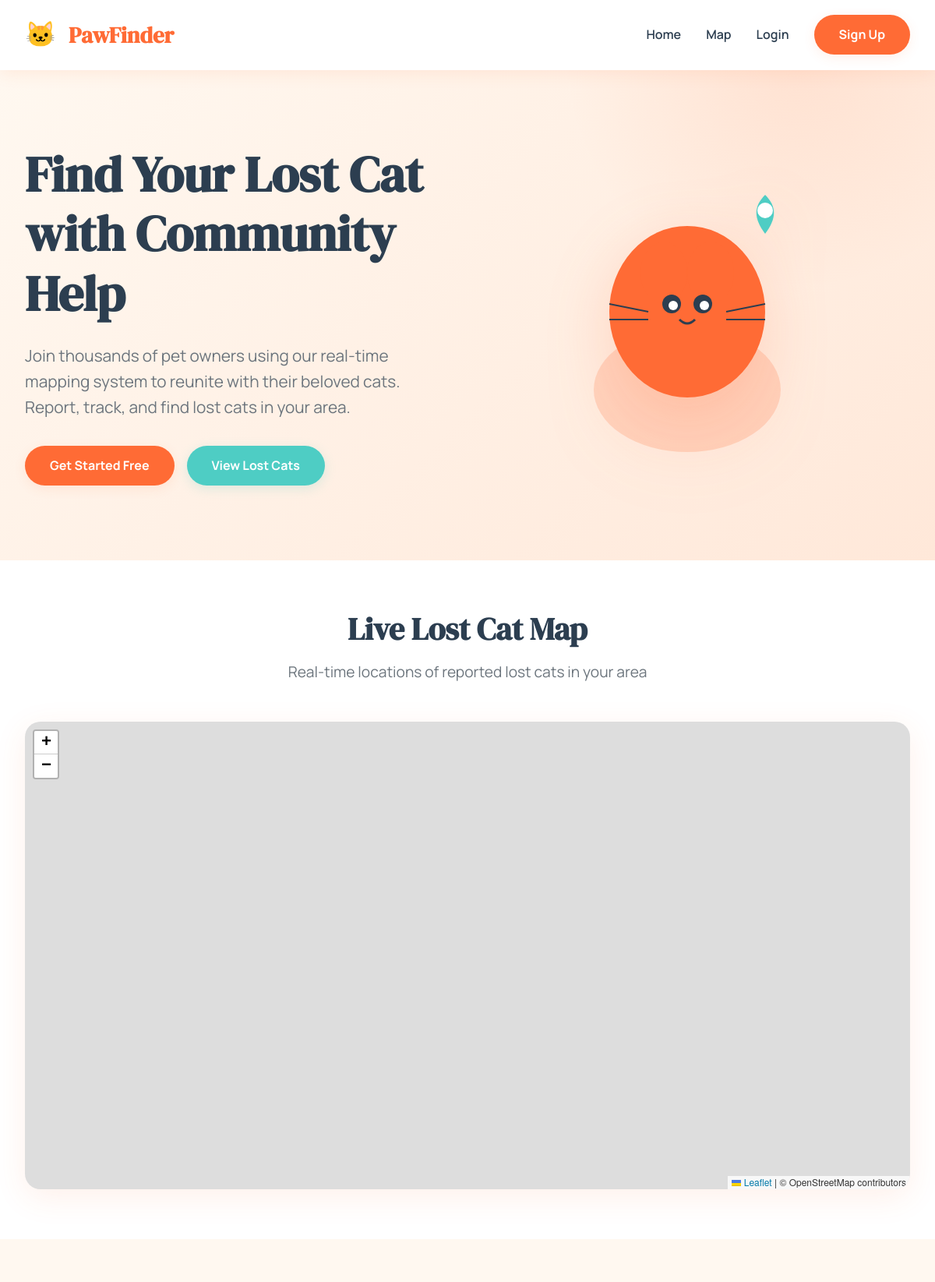
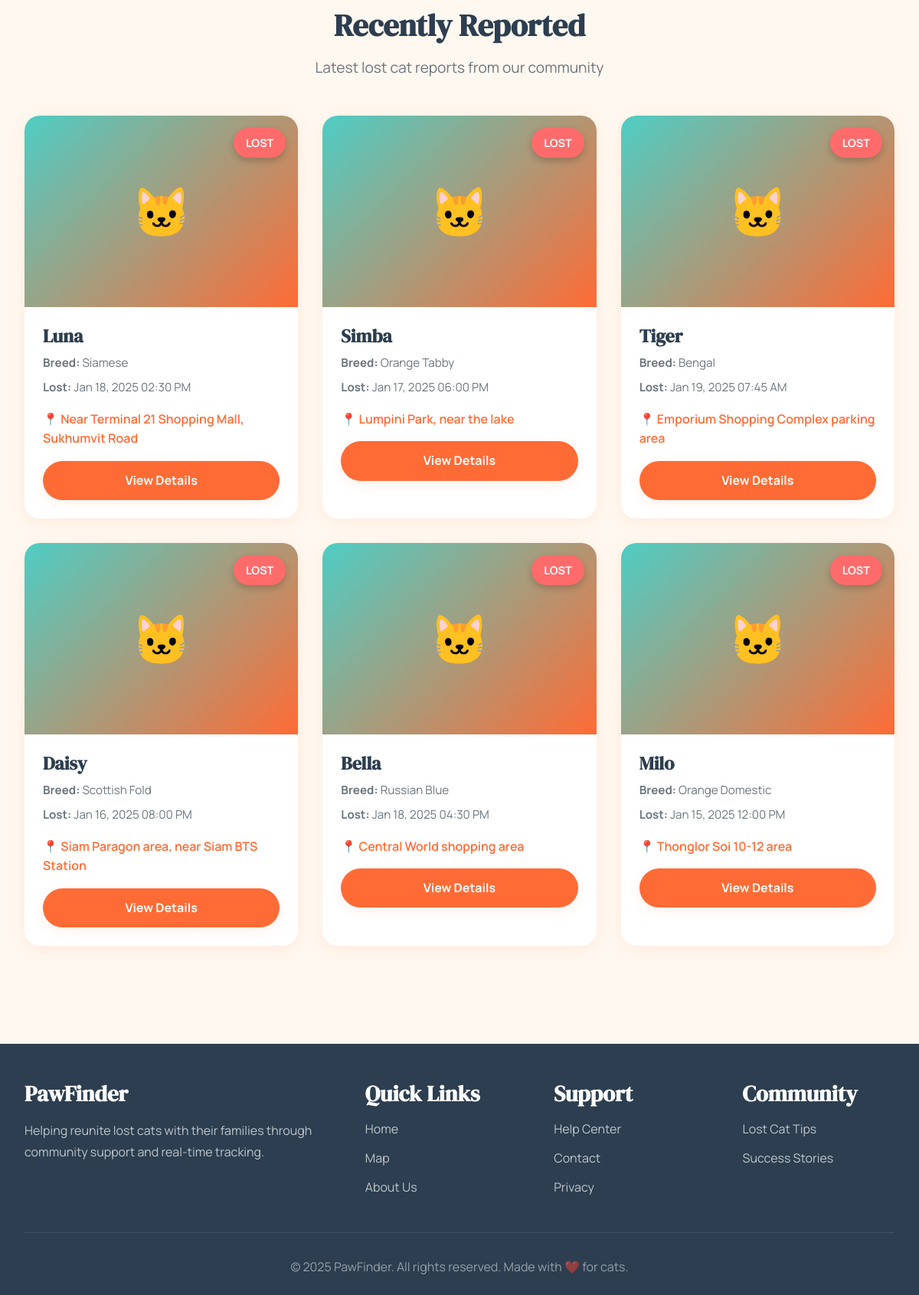
The page / on the database its author committed (2 pictures, top to bottom).
### tables this page shows
CREATE TABLE IF NOT EXISTS lost_reports (
    id INT AUTO_INCREMENT PRIMARY KEY,
    cat_id INT NOT NULL,
    user_id INT NOT NULL,
    status ENUM('lost', 'found') DEFAULT 'lost',
    lost_date DATETIME NOT NULL,
    lost_location TEXT NOT NULL,
    latitude DECIMAL(10, 8) NOT NULL,
    longitude DECIMAL(11, 8) NOT NULL,
    additional_info TEXT,
    reward DECIMAL(10, 2) DEFAULT 0.00,
    contact_phone VARCHAR(20),
    contact_email VARCHAR(100),
    found_date DATETIME,
    created_at TIMESTAMP DEFAULT CURRENT_TIMESTAMP,
    updated_at TIMESTAMP DEFAULT CURRENT_TIMESTAMP ON UPDATE CURRENT_TIMESTAMP,
    FOREIGN KEY (cat_id) REFERENCES cats(id) ON DELETE CASCADE,
    FOREIGN KEY (user_id) REFERENCES users(id) ON DELETE CASCADE,
    INDEX idx_status (status),
    INDEX idx_location (latitude, longitude),
    INDEX idx_lost_date (lost_date)
);

CREATE TABLE IF NOT EXISTS cats (
    id INT AUTO_INCREMENT PRIMARY KEY,
    user_id INT NOT NULL,
    name VARCHAR(100) NOT NULL,
    breed VARCHAR(100),
    color VARCHAR(100),
    age INT,
    gender ENUM('male', 'female', 'unknown') DEFAULT 'unknown',
    description TEXT,
    photo VARCHAR(255),
    microchip_id VARCHAR(50),
    distinctive_features TEXT,
    created_at TIMESTAMP DEFAULT CURRENT_TIMESTAMP,
    updated_at TIMESTAMP DEFAULT CURRENT_TIMESTAMP ON UPDATE CURRENT_TIMESTAMP,
    FOREIGN KEY (user_id) REFERENCES users(id) ON DELETE CASCADE,
    INDEX idx_user (user_id)
);

### includes/config.php (called while the page is built, shortened)
<?php
$conn = new mysqli(DB_HOST, DB_USER, DB_PASS, DB_NAME);
$conn->set_charset("utf8mb4");
function isLoggedIn() {
    return isset($_SESSION['user_id']);
}
function formatDate($datetime) {
    return date('M d, Y h:i A', strtotime($datetime));
}
function getRecentLostCats($limit = 10) {
    global $conn;
    $sql = "SELECT lr.*, c.name as cat_name, c.breed, c.color, c.photo, c.age,
                   u.full_name as owner_name, u.phone as owner_phone
            FROM lost_reports lr
            JOIN cats c ON lr.cat_id = c.id
            JOIN users u ON lr.user_id = u.id
            WHERE lr.status = 'lost'
            ORDER BY lr.created_at DESC
            LIMIT ?";
    $stmt = $conn->prepare($sql);
    $stmt->bind_param("i", $limit);
    $stmt->execute();
    $result = $stmt->get_result();
    return $result->fetch_all(MYSQLI_ASSOC);
}
?>

### index.php (the view, shortened to what this page needs)
<?php
require_once 'includes/config.php';
$allLostCats = getRecentLostCats(100);
?>
<!DOCTYPE html>
<html lang="en">
<head>
    <link rel="stylesheet" href="css/style.css">
    <link rel="stylesheet" href="https://unpkg.com/leaflet@1.9.4/dist/leaflet.css" />
</head>
<body>
    <nav class="navbar">
        <div class="nav-container">
            <a href="index.php" class="nav-logo">PawFinder</a>
            <ul class="nav-menu">
                <li><a href="index.php" class="nav-link">Home</a></li>
                <li><a href="map.php" class="nav-link">Map</a></li>
                <?php if (isLoggedIn()): ?>
                    <li><a href="dashboard.php" class="nav-link">Dashboard</a></li>
                    <li><a href="my-cats.php" class="nav-link">My Cats</a></li>
                    <li><a href="report-lost.php" class="nav-link">Report Lost</a></li>
                    <li><a href="logout.php" class="btn btn-outline">Logout</a></li>
                <?php else: ?>
                    <li><a href="login.php" class="nav-link">Login</a></li>
                    <li><a href="register.php" class="btn btn-primary">Sign Up</a></li>
                <?php endif; ?>
            </ul>
        </div>
    </nav>
    <section class="hero">
        <div class="container">
            <div class="hero-content">
                <div class="hero-text">
                    <h1>Find Your Lost Cat with Community Help</h1>
                    <p>Join thousands of pet owners using our real-time mapping system to reunite with their beloved cats. Report, track, and find lost cats in your area.</p>
                    <div class="hero-buttons">
                        <?php if (isLoggedIn()): ?>
                            <a href="report-lost.php" class="btn btn-primary">Report Lost Cat</a>
                            <a href="map.php" class="btn btn-secondary">View Map</a>
                        <?php else: ?>
                            <a href="register.php" class="btn btn-primary">Get Started Free</a>
                            <a href="map.php" class="btn btn-secondary">View Lost Cats</a>
                        <?php endif; ?>
                    </div>
                </div>
                <div class="hero-image">
                </div>
            </div>
        </div>
    </section>
    <section class="map-section">
        <div class="container">
            <div class="section-header">
                <h2>Live Lost Cat Map</h2>
                <p>Real-time locations of reported lost cats in your area</p>
            </div>
            <div id="map"></div>
        </div>
    </section>
    <section class="map-section" style="background: var(--bg-cream);">
        <div class="container">
            <div class="section-header">
                <h2>Recently Reported</h2>
                <p>Latest lost cat reports from our community</p>
            </div>
            <div class="cards-grid">
                <?php foreach (array_slice($allLostCats, 0, 6) as $cat): ?>
                <div class="cat-card">
                    <div style="position: relative;">
                        <?php if ($cat['photo']): ?>
                            <img src="uploads/cats/<?php echo htmlspecialchars($cat['photo']); ?>"
                                 alt="<?php echo htmlspecialchars($cat['cat_name']); ?>"
                                 class="cat-card-image">
                        <?php else: ?>
                            <div class="cat-card-image" style="background: linear-gradient(135deg, #4ECDC4 0%, #FF6B35 100%); display: flex; align-items: center; justify-content: center; font-size: 4rem;">
                                🐱
                            </div>
                        <?php endif; ?>
                        <div class="cat-card-badge">LOST</div>
                    </div>
                    <div class="cat-card-content">
                        <h3 class="cat-card-title"><?php echo htmlspecialchars($cat['cat_name']); ?></h3>
                        <div class="cat-card-info">
                            <span><strong>Breed:</strong> <?php echo htmlspecialchars($cat['breed'] ?: 'Mixed'); ?></span>
                            <span><strong>Lost:</strong> <?php echo formatDate($cat['lost_date']); ?></span>
                        </div>
                        <div class="cat-card-location">
                            📍 <?php echo htmlspecialchars($cat['lost_location']); ?>
                        </div>
                        <a href="cat-details.php?id=<?php echo $cat['id']; ?>" class="btn btn-primary" style="width: 100%; justify-content: center;">
                            View Details
                        </a>
                    </div>
                </div>
                <?php endforeach; ?>
            </div>
        </div>
    </section>
    <footer class="footer">
        <div class="container">
            <div class="footer-content">
                <div class="footer-section">
                    <h3>PawFinder</h3>
                    <p>Helping reunite lost cats with their families through community support and real-time tracking.</p>
                </div>
                <div class="footer-section">
                    <h3>Quick Links</h3>
                    <ul class="footer-links">
                        <li><a href="index.php">Home</a></li>
                        <li><a href="map.php">Map</a></li>
                        <li><a href="about.php">About Us</a></li>
                    </ul>
                </div>
                <div class="footer-section">
                    <h3>Support</h3>
                    <ul class="footer-links">
                        <li><a href="help.php">Help Center</a></li>
                        <li><a href="contact.php">Contact</a></li>
                        <li><a href="privacy.php">Privacy</a></li>
                    </ul>
                </div>
                <div class="footer-section">
                    <h3>Community</h3>
                    <ul class="footer-links">
                        <li><a href="tips.php">Lost Cat Tips</a></li>
                        <li><a href="success.php">Success Stories</a></li>
                    </ul>
                </div>
            </div>
            <div class="footer-bottom">
                <p>&copy; 2025 PawFinder. All rights reserved. Made with ❤️ for cats.</p>
            </div>
        </div>
    </footer>
</body>
</html>

### rows shown on the page
lost_reports: cat.name "Luna", cat.breed "Siamese", lost_date "Jan 18, 2025 02:30 PM", lost_location "Near Terminal 21 Shopping Mall, Sukhumvit Road", $cat['id'] 1 (drawn)
lost_reports: cat.name "Simba", cat.breed "Orange Tabby", lost_date "Jan 17, 2025 06:00 PM", lost_location "Lumpini Park, near the lake"
lost_reports: cat.name "Tiger", cat.breed "Bengal", lost_date "Jan 19, 2025 07:45 AM", lost_location "Emporium Shopping Complex parking area"
lost_reports: cat.name "Daisy", cat.breed "Scottish Fold", lost_date "Jan 16, 2025 08:00 PM", lost_location "Siam Paragon area, near Siam BTS Station"
lost_reports: cat.name "Bella", cat.breed "Russian Blue", lost_date "Jan 18, 2025 04:30 PM", lost_location "Central World shopping area"
lost_reports: cat.name "Milo", cat.breed "Orange Domestic", lost_date "Jan 15, 2025 12:00 PM", lost_location "Thonglor Soi 10-12 area"
